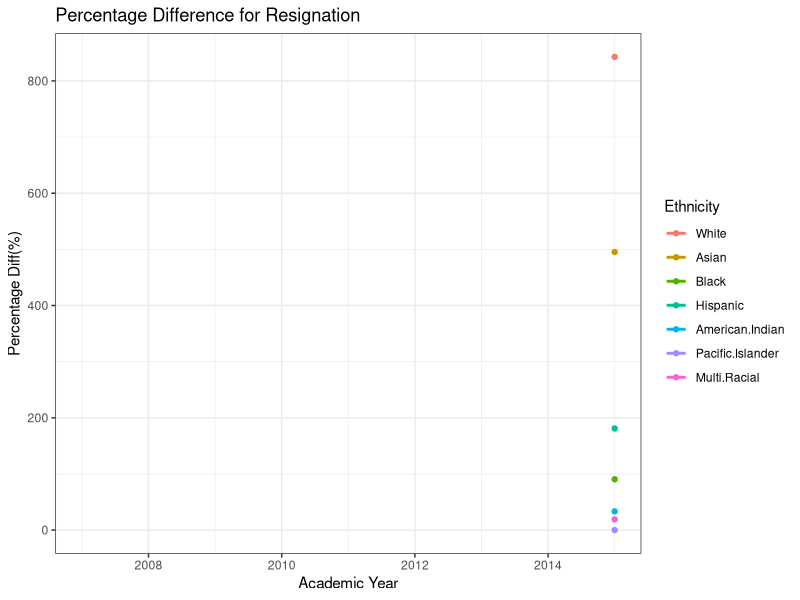
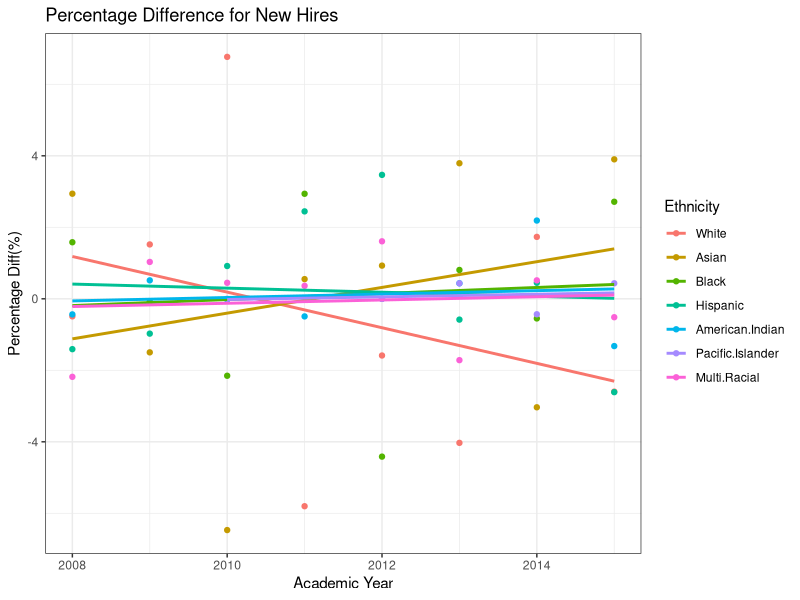

The R source for these figures, in order: (Note: this script raises an error after producing the figures.)
new.data <- read.csv("data/EthnicDistributionNewHires.csv")
overall.data <- read.csv("data/EthnicDistributionOverall.csv")
resign.data <- read.csv("data/EthnicDistributionResignations.csv")

library(ggplot2)
library(reshape2)
library(dplyr)
library(tidyr)

#resignation
resign <- resign.data %>%
  select(Academic.Year, White, Asian, Black, Hispanic, American.Indian, Pacific.Islander, Multi.Racial,Not.Reported, Refused.to.Respond,Total) %>%
  arrange(Academic.Year) %>%
  mutate(id = "Resignation")

#overall
overall <- overall.data %>%
  select(Academic.Year, White, Asian, Black, Hispanic, American.Indian, Pacific.Islander, Multi.Racial,Not.Reported, Refused.to.Respond,Total) %>%
  arrange(Academic.Year) %>%
  mutate(id = "Overall")

#New hires
new <- new.data %>%
  select(Academic.Year, White, Asian, Black, Hispanic, American.Indian, Pacific.Islander, Multi.Racial,Not.Reported, Refused.to.Respond, Total) %>%
  arrange(Academic.Year) %>%
  mutate (id= "New.Hires")

types <- rbind(resign,overall,new)
all <- melt(types, id.vars = c("Academic.Year", "id", "Not.Reported", "Refused.to.Respond","Total"))

#calculate percentage change
all <- all %>%
  group_by(id, variable) %>%
  mutate(pChange.value = (value - lag(value))/lag(value) * 100) %>%
  replace_na(list(Refused.to.Respond = 0)) %>%
  mutate(percentage = (value/(Total-(Not.Reported+Refused.to.Respond))*100)) %>%
  mutate(pDiff = (percentage-lag(percentage)))

#add year (for graphing purposes)
all <- all %>%
  mutate(Year = substr(Academic.Year, 0, 4))

#change type to numeric 
all$value <- as.numeric(all$value)
all$Year <- as.numeric(all$Year)

#CHARTS FOR RESIGNATION, NEW HIRES, OVERALL
r <- dplyr::filter(all, grepl("Resignation", id))
re <- ggplot(r, aes(x = Year, y = pDiff, colour = variable, group=variable))+
  geom_point()+ theme_bw() + geom_smooth(method = "lm", se = FALSE)+
  labs(color = "Ethnicity", title = "Percentage Difference for Resignation", x = "Academic Year", y = "Percentage Diff(%)")+
  xlim(2007, 2015)
re

#Resignation linear model
whiteR <- dplyr::filter(r, grepl("White", variable))
linearModel <- lm(pDiff ~ Year, data = whiteR)
print(linearModel)

asianR <- dplyr::filter(r, grepl("Asian", variable))
linearModel <- lm(pDiff ~ Year, data = asianR)
print(linearModel)

blackR <- dplyr::filter(r, grepl("Black", variable))
linearModel <- lm(pDiff ~ Year, data = blackR)
print(linearModel)

hispanicR <- dplyr::filter(r, grepl("Hispanic", variable))
linearModel <- lm(pDiff ~ Year, data = hispanicR)
print(linearModel)

indianR <- dplyr::filter(r, grepl("American.Indian", variable))
linearModel <- lm(pDiff ~ Year, data = indianR)
print(linearModel)

islandR <- dplyr::filter(r, grepl("Pacific.Islander", variable))
linearModel <- lm(pDiff ~ Year, data = islandR)
print(linearModel)

multiR <- dplyr::filter(r, grepl("Multi.Racial", variable))
linearModel <- lm(pDiff ~ Year, data = multiR)
print(linearModel)

#NEW HIRES CHART
new.hires <- dplyr::filter(all, grepl("New.Hires", id))
nh <- ggplot(new.hires, aes(x = Year, y = pDiff, colour = variable, group=variable))+
  geom_point()+ theme_bw() + geom_smooth(method = "lm", se = FALSE)+
  labs(color = "Ethnicity", title = "Percentage Difference for New Hires", x = "Academic Year", y = "Percentage Diff(%)")+
  xlim(2008, 2015)
nh

#LINEAR MODELS FOR NEW HIRES
whiteH <- dplyr::filter(new.hires, grepl("White", variable))
linearModel <- lm(pDiff ~ Year, data = whiteH)
print(linearModel)

asianH <- dplyr::filter(new.hires, grepl("Asian", variable))
linearModel <- lm(pDiff ~ Year, data = asianH)
print(linearModel)

blackH <- dplyr::filter(new.hires, grepl("Black", variable))
linearModel <- lm(pDiff ~ Year, data = blackH)
print(linearModel)

hispanicH <- dplyr::filter(new.hires, grepl("Hispanic", variable))
linearModel <- lm(pDiff ~ Year, data = hispanicH)
print(linearModel)

indianH <- dplyr::filter(new.hires, grepl("American.Indian", variable))
linearModel <- lm(pDiff ~ Year, data = indianH)
print(linearModel)

islandH <- dplyr::filter(new.hires, grepl("Pacific.Islander", variable))
linearModel <- lm(pDiff ~ Year, data = islandH)
print(linearModel)

multiH <- dplyr::filter(new.hires, grepl("Multi.Racial", variable))
linearModel <- lm(pDiff ~ Year, data = multiH)
print(linearModel)

#Overall Profile 
overall <- dplyr::filter(all, grepl("Overall", id))
o <- ggplot(overall, aes(x = Year, y = pDiff, colour = variable, group=variable))+
  geom_point()+ theme_bw() + geom_smooth(method = "lm", se = FALSE)+
  labs(color = "Ethnicity", title = "Percentage Difference for Overall Profile", x = "Academic Year", y = "Percentage Diff(%)")+
  xlim(2008, 2015)

#Linear Model for Overall Profile
whiteO <- dplyr::filter(overall, grepl("White", variable))
linearModel <- lm(pDiff ~ Year, data = whiteO)
print(linearModel)

asianO <- dplyr::filter(overall, grepl("Asian", variable))
linearModel <- lm(pDiff ~ Year, data = asianO)
print(linearModel)

blackO <- dplyr::filter(overall, grepl("Black", variable))
linearModel <- lm(pDiff ~ Year, data = blackO)
print(linearModel)

hispanicO <- dplyr::filter(overall, grepl("Hispanic", variable))
linearModel <- lm(pDiff ~ Year, data = hispanicO)
print(linearModel)

indianO <- dplyr::filter(overall, grepl("American.Indian", variable))
linearModel <- lm(pDiff ~ Year, data = indianO)
print(linearModel)

islandO <- dplyr::filter(overall, grepl("Pacific.Islander", variable))
linearModel <- lm(pDiff ~ Year, data = islandO)
print(linearModel)

multiO <- dplyr::filter(overall, grepl("Multi.Racial", variable))
linearModel <- lm(pDiff ~ Year, data = multiO)
print(linearModel)



#INDIVIDUAL CHARTS FOR ETHNICITIES
#resignation
white.percentDiff <- ggplot(data_white, aes(x = Year, y = pDiff, colour = id, group=id))+
  geom_point()+ xlab("Academic Year") + ylab("Percentage (%)") + 
  theme_bw() + geom_smooth(method = "lm", se = FALSE)+
  labs(title = "Percentage Difference for White Faculty", x = "Academic Year", y = "Percentage Diff(%)")+
  xlim(2007, 2015)

#WHITE
data_white <- filter(all, variable == "White")

#linear model graph for white faculty PERCENTANGE CHANGE FOR EACH VALUE
white.plot <- ggplot(data_white, aes(x = Year, y = pChange.value, colour = id, group=id))+
  geom_point()+ xlab("Academic Year") + ylab("Percentage Change (%)") + 
  theme_bw() + geom_smooth(method = "lm", se = FALSE)+
  labs(title = "Percentage Change between each year for White Faculty", x = "Academic Year", y = "Percentage Change (%)")+
  xlim(2007, 2015)

#percentage of each year
white.percent <- ggplot(data_white, aes(x = Year, y = percentage, colour = id, group=id))+
  geom_point()+ xlab("Academic Year") + ylab("Percentage (%)") + 
  theme_bw() + geom_smooth(method = "lm", se = FALSE)+
  labs(title = "Percentage for White Faculty each Academic Year", x = "Academic Year", y = "Percentage(%)")+
  xlim(2007, 2015)

#total percentage DIFFERENCE betweeen each year
white.percentDiff <- ggplot(data_white, aes(x = Year, y = pDiff, colour = id, group=id))+
  geom_point()+ xlab("Academic Year") + ylab("Percentage (%)") + 
  theme_bw() + geom_smooth(method = "lm", se = FALSE)+
  labs(title = "Percentage Difference for White Faculty", x = "Academic Year", y = "Percentage Diff(%)")+
  xlim(2007, 2015)


#white.plot
white.percent
white.percentDiff

whiteResign <- dplyr::filter(data_white, grepl("Resignation", id))
linearModel <- lm(whiteResign$pDiff ~ whiteResign$Year, data = whiteResign)

whiteHire <- dplyr::filter(data_white, grepl("New.Hires", id))
linearModel2 <- lm(whiteHire$pDiff ~ whiteHire$Year, data = whiteHire)
print(linearModel2)

whiteOverall <- dplyr::filter(data_white, grepl("Overall", id))
linearModel3 <- lm(pDiff ~ Year, data = whiteOverall)
print(linearModel3)
#ASIAN
data_asian <- filter(all, variable == "Asian")

#linear model graph for asian faculty
asian.plot <- ggplot(data_asian, aes(x = Year, y = pChange.value, colour = id, group=id))+
  geom_point()+ xlab("Academic Year") + ylab("Percentage Change (%)") + 
  theme_bw() + geom_smooth(method = "lm", se = FALSE)+
  labs(title = "Percentage Change for Asian Faculty", x = "Academic Year", y = "Percentage Change (%)")+
  xlim(2007, 2015)

#percentage of each year
asian.percent <- ggplot(data_asian, aes(x = Year, y = percentage, colour = id, group=id))+
  geom_point()+ xlab("Academic Year") + ylab("Percentage (%)") + 
  theme_bw() + geom_smooth(method = "lm", se = FALSE)+
  labs(title = "Percentage for Asian Faculty each Academic Year", x = "Academic Year", y = "Percentage(%)")+
  xlim(2007, 2015)

#total percentage DIFFERENCE betweeen each year
asian.percentDiff <- ggplot(data_asian, aes(x = Year, y = pDiff, colour = id, group=id))+
  geom_point()+ xlab("Academic Year") + ylab("Percentage (%)") + 
  theme_bw() + geom_smooth(method = "lm", se = FALSE)+
  labs(title = "Percentage Difference for Asian Faculty", x = "Academic Year", y = "Percentage Diff(%)")+
  xlim(2007, 2015)

#asian.plot
asian.percent
asian.percentDiff

#BLACK
data_black<- filter(all, variable == "Black")

#linear model graph for black faculty
black.plot <- ggplot(data_black, aes(x = Year, y = pChange.value, colour = id, group=id))+
  geom_point()+ xlab("Academic Year") + ylab("Percentage Change (%)") + 
  theme_bw() + geom_smooth(method = "lm", se = FALSE)+
  labs(title = "Percentage Change for Black Faculty", x = "Academic Year", y = "Percentage Change (%)")+
  xlim(2007, 2015)

#percentage of each year
black.percent <- ggplot(data_black, aes(x = Year, y = percentage, colour = id, group=id))+
  geom_point()+ xlab("Academic Year") + ylab("Percentage (%)") + 
  theme_bw() + geom_smooth(method = "lm", se = FALSE)+
  labs(title = "Percentage for Black Faculty each Academic Year", x = "Academic Year", y = "Percentage(%)")+
  xlim(2007, 2015)

#total percentage DIFFERENCE betweeen each year
black.percentDiff <- ggplot(data_black, aes(x = Year, y = pDiff, colour = id, group=id))+
  geom_point()+ xlab("Academic Year") + ylab("Percentage (%)") + 
  theme_bw() + geom_smooth(method = "lm", se = FALSE)+
  labs(title = "Percentage Difference for Black Faculty", x = "Academic Year", y = "Percentage Diff(%)")+
  xlim(2007, 2015)

#black.plot
black.percent
black.percentDiff

#HISPANIC
data_hispanic<- filter(all, variable == "Hispanic")

#linear model graph for hispanic faculty
hispanic.plot <- ggplot(data_hispanic, aes(x = Year, y = pChange.value, colour = id, group=id))+
  geom_point()+ xlab("Academic Year") + ylab("Percentage Change (%)") + 
  theme_bw() + geom_smooth(method = "lm", se = FALSE)+
  labs(title = "Percentage Change for Hispanic Faculty", x = "Academic Year", y = "Percentage Change (%)")+
  xlim(2007, 2015)

#percentage of each year
hispanic.percent <- ggplot(data_hispanic, aes(x = Year, y = percentage, colour = id, group=id))+
  geom_point()+ xlab("Academic Year") + ylab("Percentage (%)") + 
  theme_bw() + geom_smooth(method = "lm", se = FALSE)+
  labs(title = "Percentage for Hispanic Faculty each Academic Year", x = "Academic Year", y = "Percentage(%)")+
  xlim(2007, 2015)

#total percentage DIFFERENCE betweeen each year
hispanic.percentDiff <- ggplot(data_hispanic, aes(x = Year, y = pDiff, colour = id, group=id))+
  geom_point()+ xlab("Academic Year") + ylab("Percentage (%)") + 
  theme_bw() + geom_smooth(method = "lm", se = FALSE)+
  labs(title = "Percentage Difference for Hispanic Faculty", x = "Academic Year", y = "Percentage Diff(%)")+
  xlim(2007, 2015)

#hispanic.plot
hispanic.percent
hispanic.percentDiff

#American Indian
data_indian<- filter(all, variable == "American.Indian")

#linear model graph for hispanic faculty
indian.plot <- ggplot(data_indian, aes(x = Year, y = pChange.value, colour = id, group=id))+
  geom_point()+ xlab("Academic Year") + ylab("Percentage Change (%)") + 
  theme_bw() + geom_smooth(method = "lm", se = FALSE)+
  labs(title = "Percentage Change for American Indian Faculty", x = "Academic Year", y = "Percentage Change (%)")+
  xlim(2007, 2015)
#indian.plot

#percentage of each year
indian.percent <- ggplot(data_indian, aes(x = Year, y = percentage, colour = id, group=id))+
  geom_point()+ xlab("Academic Year") + ylab("Percentage (%)") + 
  theme_bw() + geom_smooth(method = "lm", se = FALSE)+
  labs(title = "Percentage for American Indian Faculty each Academic Year", x = "Academic Year", y = "Percentage(%)")+
  xlim(2007, 2015)

#total percentage DIFFERENCE betweeen each year
indian.percentDiff <- ggplot(data_indian, aes(x = Year, y = pDiff, colour = id, group=id))+
  geom_point()+ xlab("Academic Year") + ylab("Percentage (%)") + 
  theme_bw() + geom_smooth(method = "lm", se = FALSE)+
  labs(title = "Percentage Difference for American Indian Faculty", x = "Academic Year", y = "Percentage Diff(%)")+
  xlim(2007, 2015)

indian.percent
indian.percentDiff

#Pacific Islander (N/A no resignations)
data_islander<- filter(all, variable == "Pacific.Islander")

#linear model graph for hispanic faculty
islander.plot <- ggplot(data_islander, aes(x = Year, y = pChange.value, colour = id, group=id))+
  geom_point()+ xlab("Academic Year") + ylab("Percentage Change (%)") + 
  theme_bw() + geom_smooth(method = "lm", se = FALSE)+
  labs(title = "Percentage Change for Pacific Islander Faculty", x = "Academic Year", y = "Percentage Change (%)")+
  xlim(2007, 2015)

#percentage of each year
islander.percent <- ggplot(data_islander, aes(x = Year, y = percentage, colour = id, group=id))+
  geom_point()+ xlab("Academic Year") + ylab("Percentage (%)") + 
  theme_bw() + geom_smooth(method = "lm", se = FALSE)+
  labs(title = "Percentage for Pacific Islander Faculty each Academic Year", x = "Academic Year", y = "Percentage(%)")+
  xlim(2007, 2015)

#total percentage DIFFERENCE betweeen each year
islander.percentDiff <- ggplot(data_islander, aes(x = Year, y = pDiff, colour = id, group=id))+
  geom_point()+ xlab("Academic Year") + ylab("Percentage (%)") + 
  theme_bw() + geom_smooth(method = "lm", se = FALSE)+
  labs(title = "Percentage Difference for Pacific Islander Faculty", x = "Academic Year", y = "Percentage Diff(%)")+
  xlim(2007, 2015)

#islander.plot

islander.percent
islander.percentDiff


#Multi racial
data_multi<- filter(all, variable == "Multi.Racial")

#linear model graph for hispanic faculty
multi.plot <- ggplot(data_multi, aes(x = Year, y = pChange.value, colour = id, group=id))+
  geom_point()+ xlab("Academic Year") + ylab("Percentage Change (%)") + 
  theme_bw() + geom_smooth(method = "lm", se = FALSE)+
  labs(title = "Percentage Change for Multi Racial Faculty", x = "Academic Year", y = "Percentage Change (%)")+
  xlim(2007, 2015)

#percentage of each year
multi.percent <- ggplot(data_multi, aes(x = Year, y = percentage, colour = id, group=id))+
  geom_point()+ xlab("Academic Year") + ylab("Percentage (%)") + 
  theme_bw() + geom_smooth(method = "lm", se = FALSE)+
  labs(title = "Percentage for Multi-Racial Faculty each Academic Year", x = "Academic Year", y = "Percentage(%)")+
  xlim(2007, 2015)

#total percentage DIFFERENCE betweeen each year
multi.percentDiff <- ggplot(data_multi, aes(x = Year, y = pDiff, colour = id, group=id))+
  geom_point()+ xlab("Academic Year") + ylab("Percentage (%)") + 
  theme_bw() + geom_smooth(method = "lm", se = FALSE)+
  labs(title = "Percentage Difference for Multi-Racial Faculty", x = "Academic Year", y = "Percentage Diff(%)")+
  xlim(2007, 2015)

#multi.plot
multi.percent
multi.percentDiff


#not related
#overall percentage change CHANGE for overall chart below
dat_m <- dat_m %>%
  mutate(pChange.value = (value - lag(value))/lag(value) * 100)

#overall trends between all ethnicities
g <- ggplot(dat_m, aes(x = Academic.Year, y = pChange.value, colour = as.factor(variable))) +
  geom_point()+geom_line(aes(group = variable))+theme(axis.text.x = element_text(angle = 90, hjust = 1)) +
  labs(title = "Percentage Change of Ethnicity for Resignation", x = "Academic Year", y = "Percentage Change (%)")+ 
  labs(color='Ethnicity') + ylim(-100, 700)
